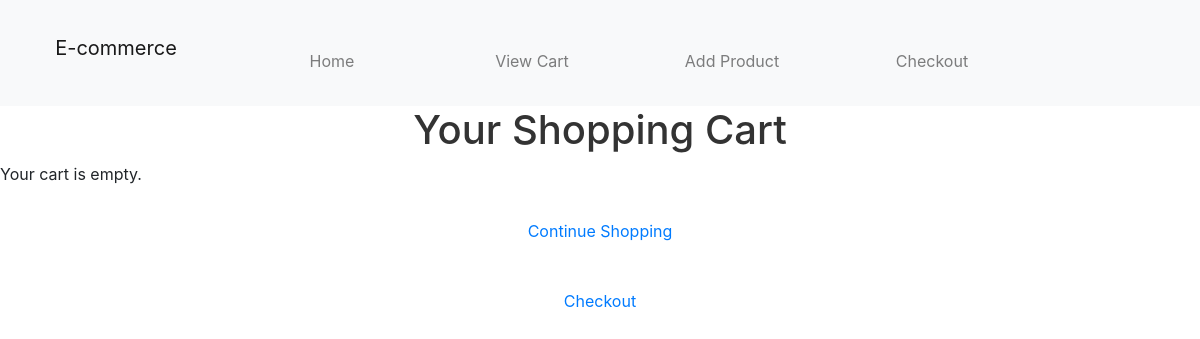
The page /cart?userId= on the database as committed earlier.
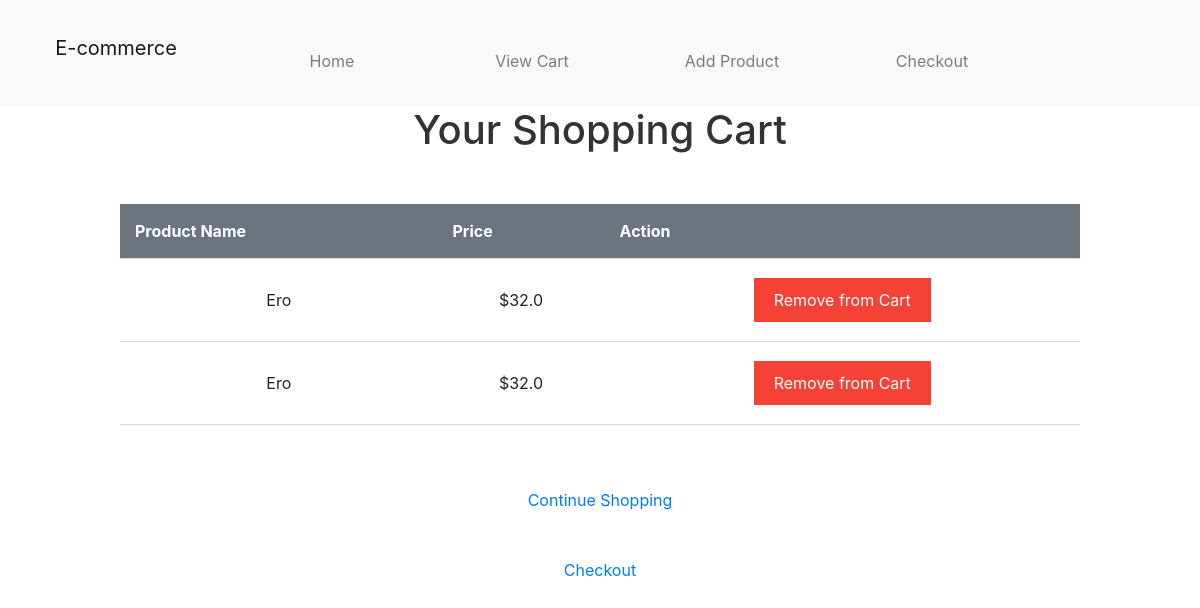
The same page on the database as committed later.
### tables this page shows
CREATE TABLE cart
		(userId INTEGER,
		productId INTEGER,
		FOREIGN KEY(userId) REFERENCES users(userId),
		FOREIGN KEY(productId) REFERENCES products(productId)
		);

CREATE TABLE products
		(productId INTEGER PRIMARY KEY,
		name TEXT,
		price REAL,
		image TEXT,
		stock INTEGER,
		category TEXT
		);

### app.py (the view)
@app.route('/cart', methods=['GET'])
def view_cart():
    user_id = request.args.get('userId')
    print(f"Fetching cart items for user {user_id}")
    conn = sqlite3.connect('database.db')
    conn.row_factory = sqlite3.Row
    cursor = conn.cursor()
    cursor.execute('SELECT * FROM cart INNER JOIN products ON cart.productId = products.productId WHERE userId = ?', (user_id,))
    print(f"SQL statement: SELECT * FROM cart INNER JOIN products ON cart.productId = products.productId WHERE userId = {user_id}")
    cart_items = cursor.fetchall()
    conn.close()
    print(f"userId: {user_id}")
    return render_template('cart.html', cart_items=cart_items, user_id=user_id, checkout_url=url_for('checkout', userId=user_id))

### templates/cart.html (shortened to what this page needs)
<!DOCTYPE html>
<html lang="en">
<head>
    <link rel="stylesheet" href="{{ url_for('static', filename='cart.css') }}">
</head>
<body>
    {% include 'navbar.html' %}
    <h1>Your Shopping Cart</h1>
    {% if cart_items %}
    <table>
        <thead>
            <tr>
                <th>Product Name</th>
                <th>Price</th>
                <th>Action</th>
            </tr>
        </thead>
        <tbody>
            {% for item in cart_items %}
            <tr>
                <td>{{ item.name }}</td>
                <td>${{ item.price }}</td>
                <td>
                    <form action="{{ url_for('remove_from_cart', product_id=item.productId) }}" method="post">
                        <button type="submit" class="btn-red">Remove from Cart</button>
                    </form>
                </td>
            </tr>
            {% endfor %}
        </tbody>
    </table>
    {% else %}
    <p>Your cart is empty.</p>
    {% endif %}
    <a href="{{ url_for('search') }}">Continue Shopping</a>
    <a href="{{ checkout_url }}">Checkout</a>
</body>
</html>

Rows that differ between the two databases and show on the page:
added cart: name "Ero", price "32.0"
added cart: name "Ero", price "32.0"
Other text that changed with them:
text no longer shown: "Your cart is empty."
text now shown: "Product Name Price Action"
